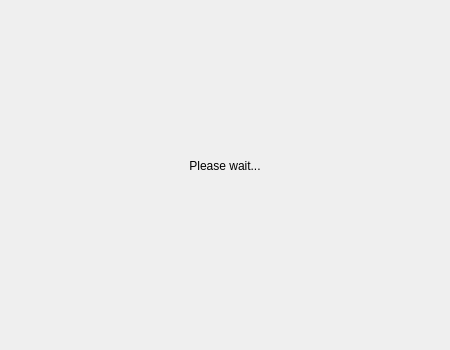
<?xml version="1.0" encoding="UTF-8"?>
<ui version="4.0">
 <class>frmServerManager</class>
 <widget class="QMainWindow" name="frmServerManager">
  <property name="geometry">
   <rect>
    <x>0</x>
    <y>0</y>
    <width>450</width>
    <height>350</height>
   </rect>
  </property>
  <property name="minimumSize">
   <size>
    <width>450</width>
    <height>350</height>
   </size>
  </property>
  <property name="maximumSize">
   <size>
    <width>450</width>
    <height>350</height>
   </size>
  </property>
  <property name="windowTitle">
   <string>Server Manager</string>
  </property>
  <widget class="QWidget" name="cwManager">
   <layout class="QVBoxLayout" name="vlSMC">
    <property name="spacing">
     <number>0</number>
    </property>
    <property name="leftMargin">
     <number>0</number>
    </property>
    <property name="topMargin">
     <number>0</number>
    </property>
    <property name="rightMargin">
     <number>0</number>
    </property>
    <property name="bottomMargin">
     <number>0</number>
    </property>
    <item>
     <widget class="QStackedWidget" name="swSM">
      <property name="currentIndex">
       <number>5</number>
      </property>
      <widget class="QWidget" name="pLoginDesigned">
       <property name="styleSheet">
        <string notr="true">QWidget#pLoginDesigned{
	background-color: rgb(215, 90, 0);
	color: rgb(255, 255, 255);
	selection-background-color: rgb(255, 255, 255);
	selection-color: rgb(215, 90, 0);
}
QCheckBox{
	background-color: rgb(215, 90, 0);
	color: rgb(255, 255, 255);
	selection-background-color: rgb(255, 255, 255);
	selection-color: rgb(215, 90, 0);
}
QFrame{
	background-color: rgb(215, 90, 0);
	color: rgb(255, 255, 255);
	selection-background-color: rgb(255, 255, 255);
	selection-color: rgb(215, 90, 0);
}
QLineEdit{
	background-color: rgb(215, 120, 50);
	color: rgb(255, 255, 255);
	selection-background-color: rgb(255, 255, 255);
	selection-color: rgb(215, 90, 0);
}
QPushButton{
	border-style: ridge;
	background-color: rgb(215, 70, 25); 
	color: rgb(255, 255, 255);
	border-width: 1px;
	border-radius: 0px;
	border-color: rgb(215, 120, 50);
	min-width: 5em;
	padding: 4px;
}
QPushButton:pressed{
	background-color: rgb(255, 255, 255);
	color: rgb(215, 70, 25);
	border-style: inset;
}
QPushButton:hover{
	background-color: rgb(255, 255, 255);
	color: rgb(215, 70, 25);
}
QPushButton:focus{
	background-color: rgb(218, 86, 45);
}
QPushButton:focus:hover{
	background-color: rgb(255, 255, 255);
	color: rgb(215, 70, 25);
}
QPushButton:focus:pressed{
	background-color: rgb(255, 255, 255);
	color: rgb(215, 70, 25);
	border-style: inset;
}</string>
       </property>
       <layout class="QVBoxLayout" name="vlLoginPage">
        <item>
         <widget class="KPTLabel" name="labDesignedLoginDes">
          <property name="text">
           <string>Welcome to Syping's Server Manager</string>
          </property>
         </widget>
        </item>
        <item>
         <spacer name="vsUp1">
          <property name="orientation">
           <enum>Qt::Vertical</enum>
          </property>
          <property name="sizeHint" stdset="0">
           <size>
            <width>0</width>
            <height>0</height>
           </size>
          </property>
         </spacer>
        </item>
        <item>
         <layout class="QHBoxLayout" name="hlLogo">
          <item>
           <widget class="QLabel" name="labSMImage">
            <property name="minimumSize">
             <size>
              <width>128</width>
              <height>128</height>
             </size>
            </property>
            <property name="maximumSize">
             <size>
              <width>128</width>
              <height>128</height>
             </size>
            </property>
            <property name="text">
             <string/>
            </property>
            <property name="pixmap">
             <pixmap resource="res/res.qrc">:/pixmap/server-pixmap.png</pixmap>
            </property>
           </widget>
          </item>
         </layout>
        </item>
        <item>
         <spacer name="vsUp2">
          <property name="orientation">
           <enum>Qt::Vertical</enum>
          </property>
          <property name="sizeHint" stdset="0">
           <size>
            <width>0</width>
            <height>0</height>
           </size>
          </property>
         </spacer>
        </item>
        <item>
         <widget class="QLineEdit" name="txtHostnameDesigned">
          <property name="minimumSize">
           <size>
            <width>0</width>
            <height>30</height>
           </size>
          </property>
          <property name="maximumSize">
           <size>
            <width>16777215</width>
            <height>30</height>
           </size>
          </property>
          <property name="frame">
           <bool>false</bool>
          </property>
          <property name="placeholderText">
           <string>Hostname</string>
          </property>
         </widget>
        </item>
        <item>
         <widget class="QLineEdit" name="txtPasswordDesigned">
          <property name="minimumSize">
           <size>
            <width>0</width>
            <height>30</height>
           </size>
          </property>
          <property name="maximumSize">
           <size>
            <width>16777215</width>
            <height>30</height>
           </size>
          </property>
          <property name="frame">
           <bool>false</bool>
          </property>
          <property name="echoMode">
           <enum>QLineEdit::Password</enum>
          </property>
          <property name="placeholderText">
           <string>Password</string>
          </property>
         </widget>
        </item>
        <item>
         <widget class="QCheckBox" name="cbStayLoggedInDesigned">
          <property name="text">
           <string>Stay logged in</string>
          </property>
         </widget>
        </item>
        <item>
         <widget class="QCheckBox" name="cbUseEncryptedConnectionDesigned">
          <property name="text">
           <string>Use encrypted connection</string>
          </property>
         </widget>
        </item>
        <item>
         <spacer name="vsDown1">
          <property name="orientation">
           <enum>Qt::Vertical</enum>
          </property>
          <property name="sizeHint" stdset="0">
           <size>
            <width>0</width>
            <height>40</height>
           </size>
          </property>
         </spacer>
        </item>
        <item>
         <widget class="QPushButton" name="cmdDesignedLogin">
          <property name="minimumSize">
           <size>
            <width>75</width>
            <height>30</height>
           </size>
          </property>
          <property name="text">
           <string>Login</string>
          </property>
         </widget>
        </item>
       </layout>
      </widget>
      <widget class="QWidget" name="pServerManager">
       <property name="styleSheet">
        <string notr="true">QWidget#pServerManager{
	background-color: rgb(215, 90, 0);
	color: rgb(255, 255, 255);
	selection-background-color: rgb(255, 255, 255);
	selection-color: rgb(215, 90, 0);
}
QWidget#sawcRight{
	background-color: rgb(215, 90, 0);
	color: rgb(255, 255, 255);
	selection-background-color: rgb(255, 255, 255);
	selection-color: rgb(215, 90, 0);
}
QCheckBox{
	background-color: rgb(215, 90, 0);
	color: rgb(255, 255, 255);
	selection-background-color: rgb(255, 255, 255);
	selection-color: rgb(215, 90, 0);
}
QFrame{
	background-color: rgb(215, 90, 0);
	color: rgb(255, 255, 255);
	selection-background-color: rgb(255, 255, 255);
	selection-color: rgb(215, 90, 0);
}
QListWidget{
	background-color: rgb(215, 120, 50);
	color: rgb(255, 255, 255);
	selection-background-color: rgb(255, 255, 255);
	selection-color: rgb(215, 90, 0);
	border-color: rgb(166, 92, 38);
	border-style: solid;
	border-width: 1px;
}
QListWidget::item{
	background-color: rgb(215, 120, 50);
	color: rgb(255, 255, 255);
}
QListWidget::item:hover{
	background-color: rgb(234, 187, 152);
}
QListWidget::item:selected{
	background-color: rgb(255, 255, 255);
	color: rgb(215, 90, 0);
}
QPushButton{
	border-style: ridge;
	background-color: rgb(215, 70, 25); 
	color: rgb(255, 255, 255);
	border-width: 1px;
	border-radius: 0px;
	border-color: rgb(215, 120, 50);
	min-width: 5em;
	padding: 4px;
}
QPushButton:pressed{
	background-color: rgb(255, 255, 255);
	color: rgb(215, 70, 25);
	border-style: inset;
}
QPushButton:hover{
	background-color: rgb(255, 255, 255);
	color: rgb(215, 70, 25);
}
QPushButton:focus{
	background-color: rgb(218, 86, 45);
}
QPushButton:focus:hover{
	background-color: rgb(255, 255, 255);
	color: rgb(215, 70, 25);
}
QPushButton:focus:pressed{
	background-color: rgb(255, 255, 255);
	color: rgb(215, 70, 25);
	border-style: inset;
}
</string>
       </property>
       <layout class="QVBoxLayout" name="vlSM">
        <property name="spacing">
         <number>6</number>
        </property>
        <property name="leftMargin">
         <number>9</number>
        </property>
        <property name="topMargin">
         <number>9</number>
        </property>
        <property name="rightMargin">
         <number>9</number>
        </property>
        <property name="bottomMargin">
         <number>9</number>
        </property>
        <item>
         <widget class="KPTLabel" name="labTop">
          <property name="text">
           <string>Server Manager</string>
          </property>
         </widget>
        </item>
        <item>
         <layout class="QHBoxLayout" name="hlManager">
          <item>
           <layout class="QVBoxLayout" name="vlManagerLeft">
            <item>
             <widget class="QScrollArea" name="saLeft">
              <property name="frameShape">
               <enum>QFrame::NoFrame</enum>
              </property>
              <property name="widgetResizable">
               <bool>true</bool>
              </property>
              <widget class="QWidget" name="sawcLeft">
               <property name="geometry">
                <rect>
                 <x>0</x>
                 <y>0</y>
                 <width>256</width>
                 <height>289</height>
                </rect>
               </property>
               <layout class="QVBoxLayout" name="vlSawcLeft">
                <property name="leftMargin">
                 <number>0</number>
                </property>
                <property name="topMargin">
                 <number>0</number>
                </property>
                <property name="rightMargin">
                 <number>0</number>
                </property>
                <property name="bottomMargin">
                 <number>0</number>
                </property>
                <item>
                 <widget class="QListWidget" name="lwServer">
                  <property name="horizontalScrollBarPolicy">
                   <enum>Qt::ScrollBarAlwaysOff</enum>
                  </property>
                  <property name="iconSize">
                   <size>
                    <width>24</width>
                    <height>24</height>
                   </size>
                  </property>
                  <property name="verticalScrollMode">
                   <enum>QAbstractItemView::ScrollPerPixel</enum>
                  </property>
                  <property name="horizontalScrollMode">
                   <enum>QAbstractItemView::ScrollPerPixel</enum>
                  </property>
                  <property name="sortingEnabled">
                   <bool>true</bool>
                  </property>
                 </widget>
                </item>
               </layout>
              </widget>
             </widget>
            </item>
           </layout>
          </item>
          <item>
           <layout class="QVBoxLayout" name="vlManagerRight">
            <item>
             <widget class="QScrollArea" name="saRight">
              <property name="frameShape">
               <enum>QFrame::NoFrame</enum>
              </property>
              <property name="frameShadow">
               <enum>QFrame::Plain</enum>
              </property>
              <property name="lineWidth">
               <number>0</number>
              </property>
              <property name="widgetResizable">
               <bool>true</bool>
              </property>
              <widget class="QWidget" name="sawcRight">
               <property name="geometry">
                <rect>
                 <x>0</x>
                 <y>0</y>
                 <width>147</width>
                 <height>535</height>
                </rect>
               </property>
               <layout class="QVBoxLayout" name="vlSawcRight">
                <property name="spacing">
                 <number>5</number>
                </property>
                <property name="leftMargin">
                 <number>8</number>
                </property>
                <property name="topMargin">
                 <number>0</number>
                </property>
                <property name="rightMargin">
                 <number>6</number>
                </property>
                <property name="bottomMargin">
                 <number>0</number>
                </property>
                <item>
                 <widget class="KPTLabel" name="labRemote">
                  <property name="text">
                   <string>Server</string>
                  </property>
                  <property name="alignment">
                   <set>Qt::AlignCenter</set>
                  </property>
                  <property name="wordWrap">
                   <bool>true</bool>
                  </property>
                 </widget>
                </item>
                <item>
                 <widget class="QPushButton" name="cmdAttach">
                  <property name="text">
                   <string>Attach</string>
                  </property>
                 </widget>
                </item>
                <item>
                 <widget class="QPushButton" name="cmdStart">
                  <property name="text">
                   <string>Start</string>
                  </property>
                 </widget>
                </item>
                <item>
                 <widget class="QPushButton" name="cmdStop">
                  <property name="text">
                   <string>Stop</string>
                  </property>
                 </widget>
                </item>
                <item>
                 <widget class="QPushButton" name="cmdConfig">
                  <property name="text">
                   <string>Config</string>
                  </property>
                 </widget>
                </item>
                <item>
                 <widget class="QPushButton" name="cmdUpdate">
                  <property name="text">
                   <string>Update</string>
                  </property>
                 </widget>
                </item>
                <item>
                 <widget class="QPushButton" name="cmdAdmin">
                  <property name="text">
                   <string>Admin</string>
                  </property>
                 </widget>
                </item>
                <item>
                 <widget class="QPushButton" name="cmdDisconnect">
                  <property name="text">
                   <string>Disconnect</string>
                  </property>
                 </widget>
                </item>
                <item>
                 <widget class="QPushButton" name="cmdCAttach">
                  <property name="text">
                   <string>Choose Attach</string>
                  </property>
                 </widget>
                </item>
                <item>
                 <widget class="QPushButton" name="cmdCStart">
                  <property name="text">
                   <string>Choose Start</string>
                  </property>
                 </widget>
                </item>
                <item>
                 <widget class="QPushButton" name="cmdCStop">
                  <property name="text">
                   <string>Choose Stop</string>
                  </property>
                 </widget>
                </item>
                <item>
                 <widget class="QPushButton" name="cmdCConfig">
                  <property name="text">
                   <string>Choose Config</string>
                  </property>
                 </widget>
                </item>
                <item>
                 <widget class="QPushButton" name="cmdCUpdate">
                  <property name="text">
                   <string>Choose Update</string>
                  </property>
                 </widget>
                </item>
                <item>
                 <widget class="QPushButton" name="cmdCIcon">
                  <property name="text">
                   <string>Choose Icon</string>
                  </property>
                 </widget>
                </item>
                <item>
                 <widget class="QPushButton" name="cmdNewServer">
                  <property name="text">
                   <string>New Server</string>
                  </property>
                 </widget>
                </item>
                <item>
                 <widget class="QPushButton" name="cmdDeleteServer">
                  <property name="text">
                   <string>Delete Server</string>
                  </property>
                 </widget>
                </item>
                <item>
                 <widget class="QPushButton" name="cmdDAdmin">
                  <property name="text">
                   <string>Disable Admin</string>
                  </property>
                 </widget>
                </item>
                <item>
                 <spacer name="vsSMM">
                  <property name="orientation">
                   <enum>Qt::Vertical</enum>
                  </property>
                  <property name="sizeHint" stdset="0">
                   <size>
                    <width>0</width>
                    <height>0</height>
                   </size>
                  </property>
                 </spacer>
                </item>
                <item>
                 <widget class="QLabel" name="labLocal">
                  <property name="text">
                   <string>Client</string>
                  </property>
                  <property name="alignment">
                   <set>Qt::AlignCenter</set>
                  </property>
                 </widget>
                </item>
                <item>
                 <widget class="QPushButton" name="cmdConfigLocal">
                  <property name="text">
                   <string>Config</string>
                  </property>
                 </widget>
                </item>
                <item>
                 <spacer name="vsSMD">
                  <property name="orientation">
                   <enum>Qt::Vertical</enum>
                  </property>
                  <property name="sizeHint" stdset="0">
                   <size>
                    <width>0</width>
                    <height>0</height>
                   </size>
                  </property>
                 </spacer>
                </item>
                <item>
                 <widget class="KPTLabel" name="labSMVersion">
                  <property name="text">
                   <string>Server Manager %1</string>
                  </property>
                  <property name="alignment">
                   <set>Qt::AlignCenter</set>
                  </property>
                 </widget>
                </item>
               </layout>
              </widget>
             </widget>
            </item>
           </layout>
          </item>
         </layout>
        </item>
       </layout>
      </widget>
      <widget class="QWidget" name="pWaitPage">
       <property name="styleSheet">
        <string notr="true">QWidget#pWaitPage{
	background-color: rgb(215, 90, 0);
	color: rgb(255, 255, 255);
	selection-background-color: rgb(255, 255, 255);
	selection-color: rgb(215, 90, 0);
}
QFrame{
	background-color: rgb(215, 90, 0);
	color: rgb(255, 255, 255);
	selection-background-color: rgb(255, 255, 255);
	selection-color: rgb(215, 90, 0);
}
</string>
       </property>
       <layout class="QVBoxLayout" name="vlWaitPage">
        <item>
         <widget class="KPTLabel" name="labPleaseWait">
          <property name="text">
           <string>Please wait...</string>
          </property>
          <property name="alignment">
           <set>Qt::AlignCenter</set>
          </property>
         </widget>
        </item>
       </layout>
      </widget>
      <widget class="QWidget" name="pLoginAndroid">
       <layout class="QVBoxLayout" name="verticalLayout">
        <item>
         <widget class="QLabel" name="labDesAndroid">
          <property name="text">
           <string>Welcome to Syping Gaming Team's Server Manager</string>
          </property>
          <property name="wordWrap">
           <bool>true</bool>
          </property>
         </widget>
        </item>
        <item>
         <spacer name="vsUpAndroid">
          <property name="orientation">
           <enum>Qt::Vertical</enum>
          </property>
          <property name="sizeHint" stdset="0">
           <size>
            <width>0</width>
            <height>0</height>
           </size>
          </property>
         </spacer>
        </item>
        <item>
         <widget class="QLineEdit" name="txtHostnameAndroid">
          <property name="minimumSize">
           <size>
            <width>0</width>
            <height>30</height>
           </size>
          </property>
          <property name="maximumSize">
           <size>
            <width>16777215</width>
            <height>30</height>
           </size>
          </property>
          <property name="placeholderText">
           <string>Hostname</string>
          </property>
         </widget>
        </item>
        <item>
         <widget class="QLineEdit" name="txtPasswordAndroid">
          <property name="minimumSize">
           <size>
            <width>0</width>
            <height>30</height>
           </size>
          </property>
          <property name="maximumSize">
           <size>
            <width>16777215</width>
            <height>30</height>
           </size>
          </property>
          <property name="echoMode">
           <enum>QLineEdit::Password</enum>
          </property>
          <property name="placeholderText">
           <string>Password</string>
          </property>
         </widget>
        </item>
        <item>
         <widget class="QCheckBox" name="cbStayLoggedInAndroid">
          <property name="text">
           <string>Stay logged in</string>
          </property>
         </widget>
        </item>
        <item>
         <widget class="QCheckBox" name="cbUseEncryptedConnectionAndorid">
          <property name="text">
           <string>Use encrypted connection</string>
          </property>
         </widget>
        </item>
        <item>
         <widget class="QPushButton" name="cmdAndroidLogin">
          <property name="minimumSize">
           <size>
            <width>75</width>
            <height>30</height>
           </size>
          </property>
          <property name="text">
           <string>Login</string>
          </property>
         </widget>
        </item>
       </layout>
      </widget>
      <widget class="QWidget" name="pServerManagerAndroid">
       <layout class="QVBoxLayout" name="verticalLayout_2">
        <item>
         <widget class="QListWidget" name="lwServerAndroid">
          <property name="horizontalScrollBarPolicy">
           <enum>Qt::ScrollBarAlwaysOff</enum>
          </property>
          <property name="iconSize">
           <size>
            <width>32</width>
            <height>32</height>
           </size>
          </property>
          <property name="verticalScrollMode">
           <enum>QAbstractItemView::ScrollPerPixel</enum>
          </property>
          <property name="horizontalScrollMode">
           <enum>QAbstractItemView::ScrollPerPixel</enum>
          </property>
          <property name="sortingEnabled">
           <bool>true</bool>
          </property>
         </widget>
        </item>
        <item>
         <layout class="QHBoxLayout" name="hlSMAndroid">
          <item>
           <widget class="QPushButton" name="cmdStartAndroid">
            <property name="text">
             <string>Start</string>
            </property>
           </widget>
          </item>
          <item>
           <widget class="QPushButton" name="cmdStopAndroid">
            <property name="text">
             <string>Stop</string>
            </property>
           </widget>
          </item>
          <item>
           <widget class="QPushButton" name="cmdUpdateAndroid">
            <property name="text">
             <string>Update</string>
            </property>
           </widget>
          </item>
          <item>
           <widget class="QPushButton" name="cmdDisconnectAndroid">
            <property name="text">
             <string>Disconnect</string>
            </property>
           </widget>
          </item>
         </layout>
        </item>
       </layout>
      </widget>
      <widget class="QWidget" name="pWaitPageAndroid">
       <layout class="QVBoxLayout" name="verticalLayout_3">
        <item>
         <widget class="KPTLabel" name="labPleaseWaitAndroid">
          <property name="text">
           <string>Please wait...</string>
          </property>
          <property name="alignment">
           <set>Qt::AlignCenter</set>
          </property>
         </widget>
        </item>
       </layout>
      </widget>
     </widget>
    </item>
   </layout>
  </widget>
  <widget class="QStatusBar" name="statusBar">
   <property name="sizeGripEnabled">
    <bool>false</bool>
   </property>
  </widget>
 </widget>
 <layoutdefault spacing="6" margin="11"/>
 <customwidgets>
  <customwidget>
   <class>KPTLabel</class>
   <extends>QLabel</extends>
   <header>KPTLabel.h</header>
   <slots>
    <signal>mouseRelease(QMouseEvent*)</signal>
    <signal>mousePress(QMouseEvent*)</signal>
    <signal>mouseMove(QMouseEvent*)</signal>
   </slots>
  </customwidget>
 </customwidgets>
 <resources>
  <include location="res/res.qrc"/>
 </resources>
 <connections/>
</ui>
